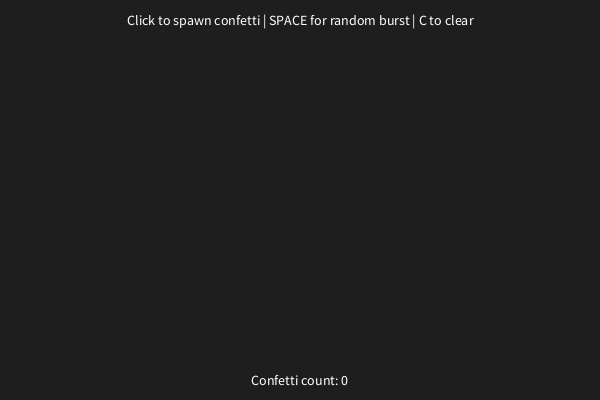
Frame 1 (no input)
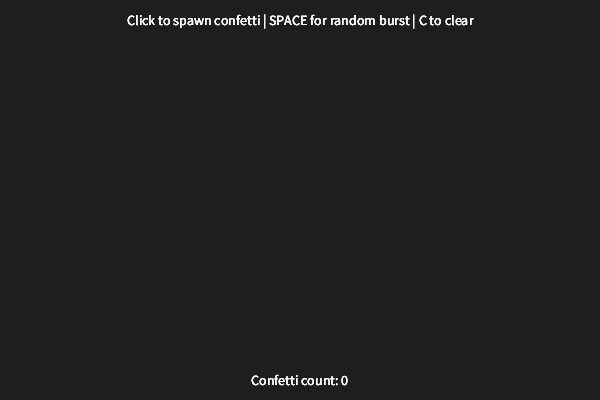
Frame 60 (the mouse pressed at the canvas centre just before this capture)
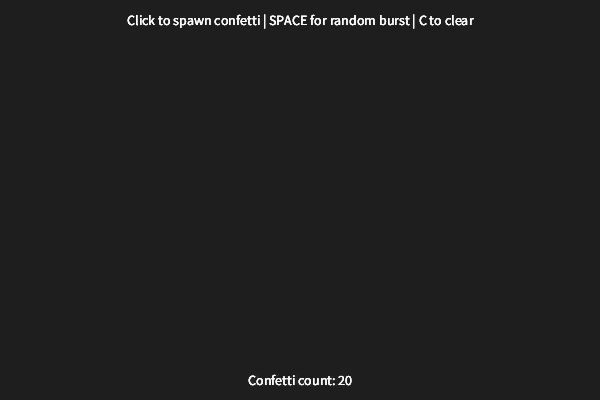
Frame 120 (the mouse held since frame 60 and released just before this capture)

The Processing sketch that drew these frames (run headless with seeded random() and noise(); from frame 60 on, the mouse is pressed at the canvas centre):

// Processing sketch: Day_2_Demo
// ── Day_2_Demo.pde
// Day 2 Demo - Randomness
// Confetti generator with random colors, positions, and sizes

// --- CUSTOM VARIABLES ---
int confettiCount = 0;

void setup() {
  size(600, 400);
  background(30);  // Dark background
  textAlign(CENTER, CENTER);
}

void draw() {
  // Semi-transparent background for trail effect
  fill(30, 30);
  noStroke();
  rect(0, 0, width, height);

  // --- DISPLAY INFO ---
  displayInfo();
}

void mousePressed() {
  // --- SPAWN CONFETTI BURST ---
  // Create multiple confetti pieces at mouse location
  for (int i = 0; i < 20; i++) {
    drawConfetti();
  }
  confettiCount = confettiCount + 20;
}

void keyPressed() {
  // --- CLEAR SCREEN ---
  if (key == 'c' || key == 'C') {
    background(30);
    confettiCount = 0;
  }

  // --- FILL SCREEN WITH CONFETTI ---
  if (key == ' ') {
    for (int i = 0; i < 100; i++) {
      drawRandomConfetti();
    }
    confettiCount = confettiCount + 100;
  }
}

// Function to draw confetti near mouse position
void drawConfetti() {
  // --- RANDOM OFFSET FROM MOUSE ---
  float offsetX = random(-50, 50);
  float offsetY = random(-50, 50);
  float x = mouseX + offsetX;
  float y = mouseY + offsetY;

  // --- RANDOM COLOR ---
  float r = random(100, 256);  // Bright colors only
  float g = random(100, 256);
  float b = random(100, 256);

  // --- RANDOM SIZE ---
  float size = random(5, 15);

  // --- DRAW ---
  noStroke();
  fill(r, g, b);
  circle(x, y, size);
}

// Function to draw confetti anywhere on screen
void drawRandomConfetti() {
  // --- RANDOM POSITION ---
  float x = random(width);
  float y = random(height);

  // --- RANDOM COLOR ---
  float r = random(100, 256);
  float g = random(100, 256);
  float b = random(100, 256);

  // --- RANDOM SIZE ---
  float size = random(5, 20);

  // --- RANDOM SHAPE ---
  int shapeType = int(random(3));  // 0, 1, or 2

  noStroke();
  fill(r, g, b);

  if (shapeType == 0) {
    circle(x, y, size);
  }
  if (shapeType == 1) {
    rect(x, y, size, size);
  }
  if (shapeType == 2) {
    triangle(x, y - size/2, x - size/2, y + size/2, x + size/2, y + size/2);
  }
}

// Function to display instructions and count
void displayInfo() {
  fill(255);
  textSize(14);
  text("Click to spawn confetti | SPACE for random burst | C to clear", width/2, 20);
  text("Confetti count: " + confettiCount, width/2, height - 20);
}
